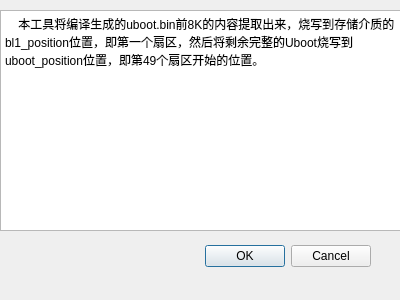
<?xml version="1.0" encoding="UTF-8"?>
<ui version="4.0">
 <class>Dialog</class>
 <widget class="QDialog" name="Dialog">
  <property name="geometry">
   <rect>
    <x>0</x>
    <y>0</y>
    <width>400</width>
    <height>300</height>
   </rect>
  </property>
  <property name="windowTitle">
   <string>Dialog</string>
  </property>
  <widget class="QDialogButtonBox" name="buttonBox">
   <property name="geometry">
    <rect>
     <x>30</x>
     <y>240</y>
     <width>341</width>
     <height>32</height>
    </rect>
   </property>
   <property name="orientation">
    <enum>Qt::Horizontal</enum>
   </property>
   <property name="standardButtons">
    <set>QDialogButtonBox::Cancel|QDialogButtonBox::Ok</set>
   </property>
  </widget>
  <widget class="QPlainTextEdit" name="plainTextEdit">
   <property name="geometry">
    <rect>
     <x>0</x>
     <y>10</y>
     <width>401</width>
     <height>221</height>
    </rect>
   </property>
   <property name="plainText">
    <string>    本工具将编译生成的uboot.bin前8K的内容提取出来，烧写到存储介质的bl1_position位置，即第一个扇区，然后将剩余完整的Uboot烧写到uboot_position位置，即第49个扇区开始的位置。</string>
   </property>
   <property name="textInteractionFlags">
    <set>Qt::TextSelectableByKeyboard|Qt::TextSelectableByMouse</set>
   </property>
  </widget>
 </widget>
 <resources/>
 <connections>
  <connection>
   <sender>buttonBox</sender>
   <signal>accepted()</signal>
   <receiver>Dialog</receiver>
   <slot>accept()</slot>
   <hints>
    <hint type="sourcelabel">
     <x>248</x>
     <y>254</y>
    </hint>
    <hint type="destinationlabel">
     <x>157</x>
     <y>274</y>
    </hint>
   </hints>
  </connection>
  <connection>
   <sender>buttonBox</sender>
   <signal>rejected()</signal>
   <receiver>Dialog</receiver>
   <slot>reject()</slot>
   <hints>
    <hint type="sourcelabel">
     <x>316</x>
     <y>260</y>
    </hint>
    <hint type="destinationlabel">
     <x>286</x>
     <y>274</y>
    </hint>
   </hints>
  </connection>
 </connections>
</ui>
